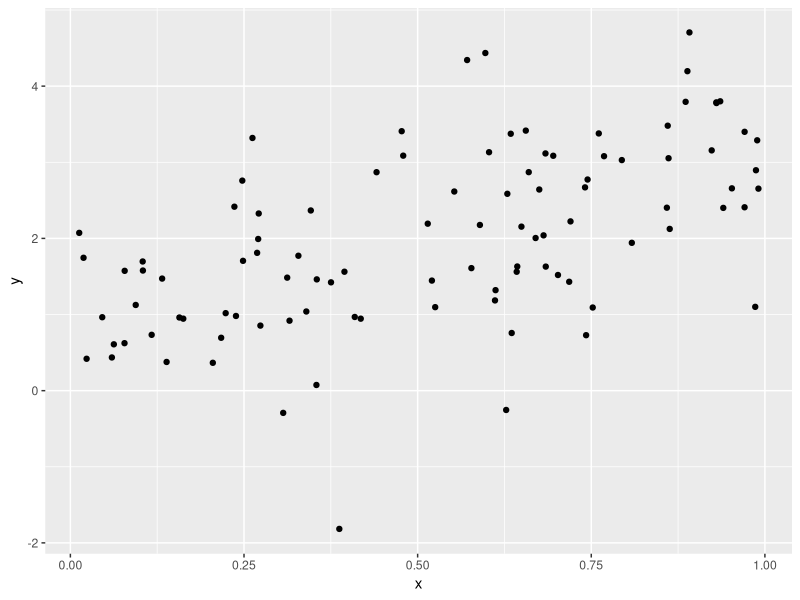

Write the R code that produced this figure.
## ---- chunk 1
library(tidyverse)

plot_df =
  tibble(
    x = runif(100),
    y = 1 + 2 * x + rnorm(100)
  )

plot_df |> 
  ggplot(aes(x = x, y = y)) +
  geom_point()
